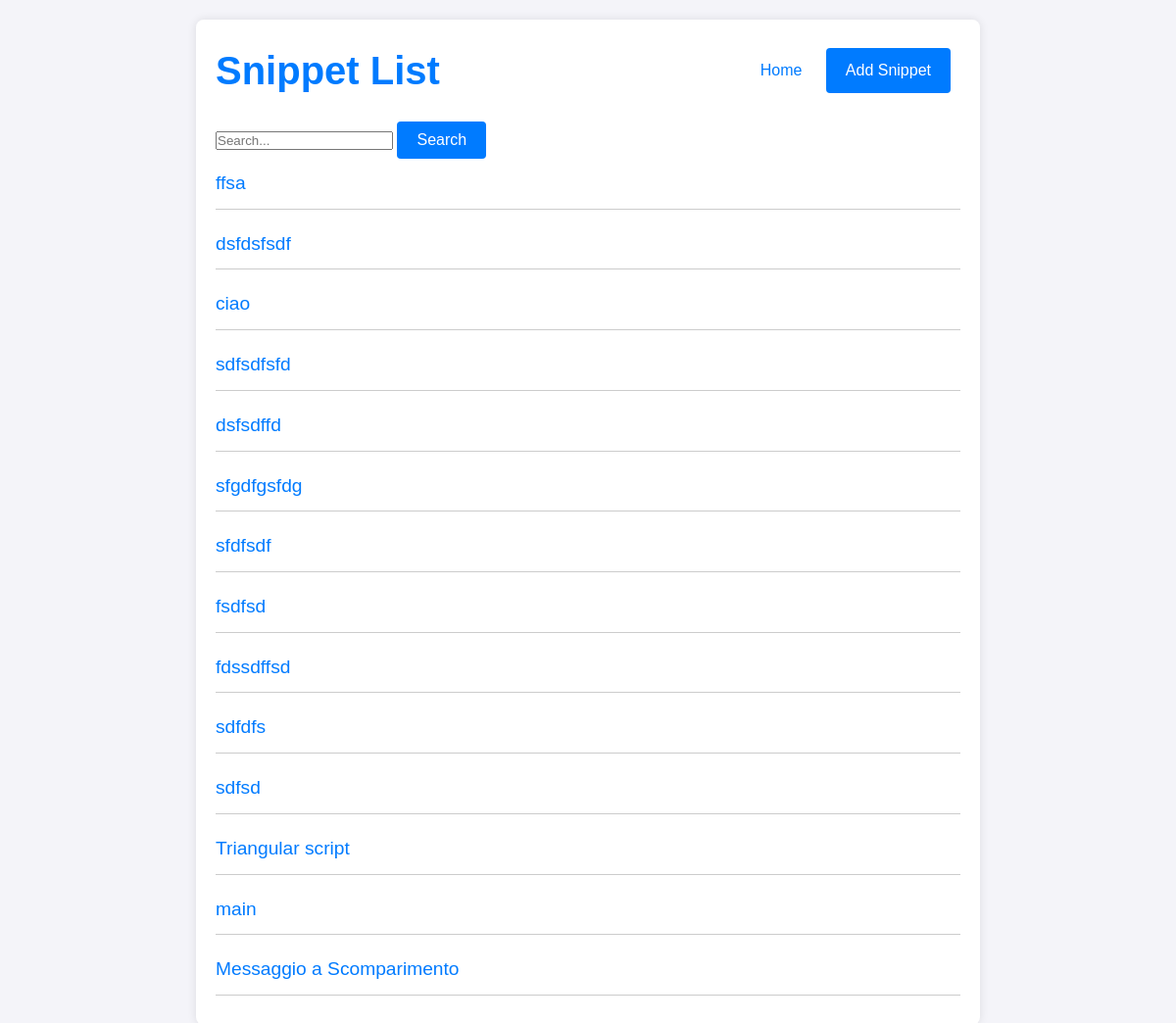
The page /snippets/ on the database as committed earlier.
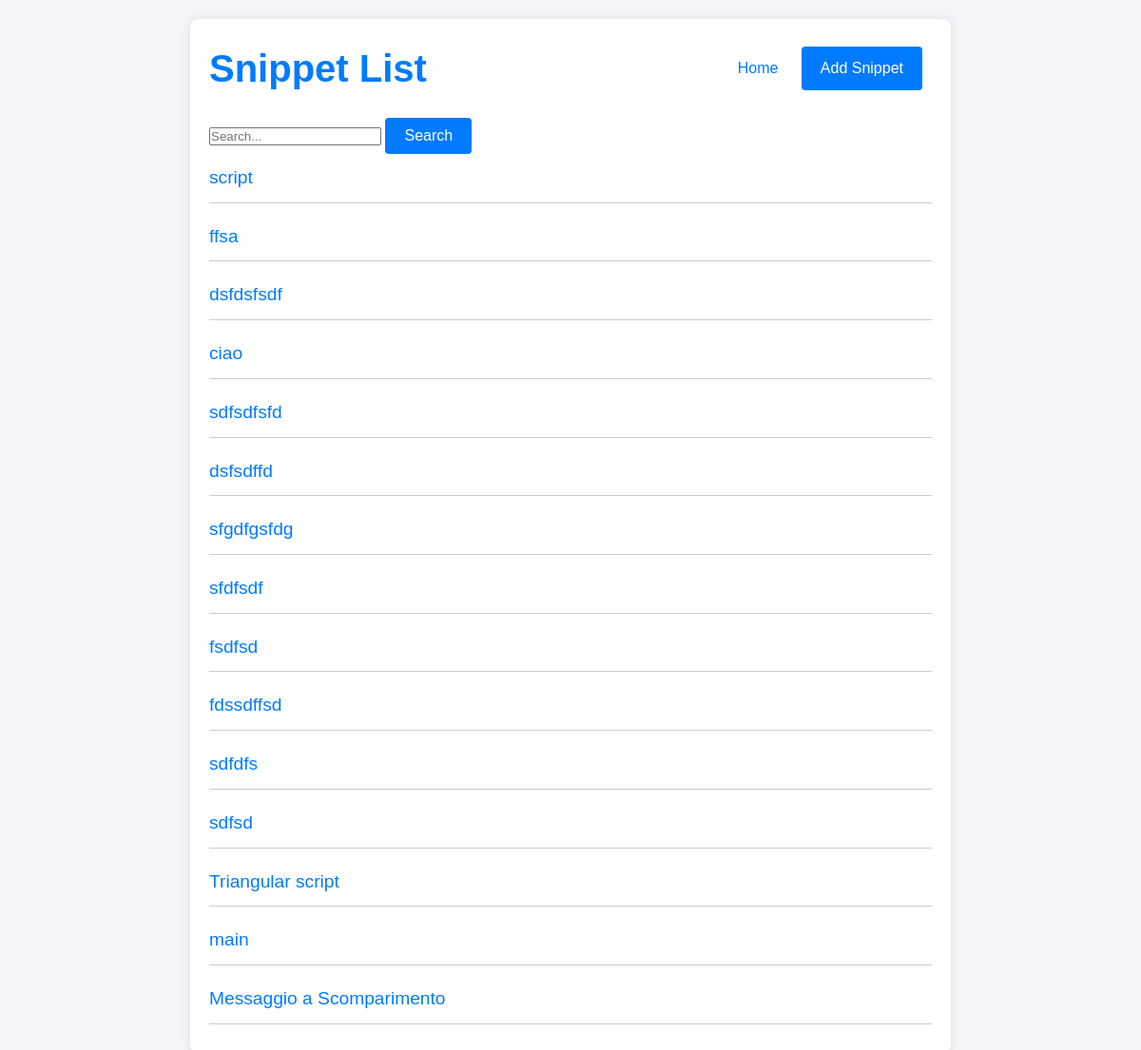
The same page on the database as committed later.
### snippets/models.py (models this page shows, shortened)
class Snippet(models.Model):
    title = models.CharField(max_length=255)
    language = models.ForeignKey(Language, related_name='snippets', on_delete=models.CASCADE)
    author = models.ForeignKey(User, related_name='snippets', on_delete=models.CASCADE)
    description = models.TextField()
    description_html = models.TextField(editable=False)
    code = models.TextField()
    highlighted_code = models.TextField(editable=False)
    pub_date = models.DateTimeField(default=timezone.now, editable=False)
    update_date = models.DateTimeField(default=timezone.now, editable=False)
    tags = models.CharField(max_length=255, default='')
    class Meta:
        ordering = ['-pub_date']

### snippets/views/snippets.py (the view)
# urls.py: path('', SnippetListView.as_view(), name='snippet_list'),
class SnippetListView(ListView):
    model = Snippet
    template_name = 'snippets/snippet_list.html'
    context_object_name = 'snippets'
    paginate_by = 20
    def get_queryset(self):
        queryset = super().get_queryset()
        query = self.request.GET.get('q')
        if query:
            queryset = queryset.filter(title__icontains=query)
        return queryset
    def get_context_data(self, **kwargs):
        context = super().get_context_data(**kwargs)
        context['search_form'] = SnippetSearchForm(self.request.GET)
        return context

### snippets/forms/search_input_forms.py
class SnippetSearchForm(forms.Form):
    query = forms.CharField(label='Search', required=False, widget=forms.TextInput(attrs={'class': 'form-control'}))

### snippets/templates/snippets/snippet_list.html (shortened to what this page needs)
{% load static %}
<!DOCTYPE html>
<html lang="en">
<head>
    <link rel="stylesheet" href="{% static 'css/listed.css' %}">
</head>
<body>
<div class="container">
    <header>
        <h1>Snippet List</h1>
        <nav>
            <a href="{% url 'home' %}">Home</a>
            <a href="{% url 'add_snippet' %}" class="btn">Add Snippet</a>
        </nav>
    </header>
    <form method="get" action="{% url 'snippet_list' %}" class="form-inline my-2 my-lg-0">
        <label>
            <input type="text" id="searchInput" name="q" value="{{ request.GET.q }}" placeholder="Search..."
                   class="form-control mr-sm-2">
        </label>
        <button type="submit" class="btn btn-outline-success my-2 my-sm-0">Search</button>
    </form>
    <main>
        <ul>
            {% for snippet in snippets %}
                <li>
                    <span>
                        <a href="{% url 'snippet_detail' snippet.pk %}">{{ snippet.title }}</a>
                    </span>
                </li>
            {% empty %}
                <p>No snippets found.</p>
            {% endfor %}
        </ul>
    </main>
</div>
</body>
</html>

Rows that differ between the two databases and show on the page:
added Snippet: title "script"
